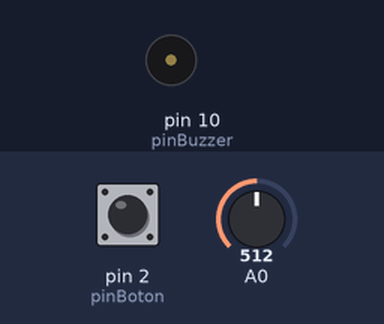
A sketch run on a simulated Arduino Uno, built with avr-gcc and run on an emulated ATmega328P. Shown: buzzer (waves = sounding). The test bench sets the inputs (shaded band); at power-on: pin 2 (pinBoton) HIGH, A0 = 512.

Above: at 1.2 s.
1.3 s: pin 2 (pinBoton) pulled LOW for 0.15 s
At 1.37 s:
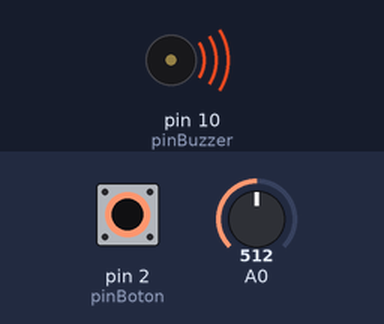
2.9 s: pin 2 (pinBoton) pulled LOW for 3.2 s
At 7.0 s:
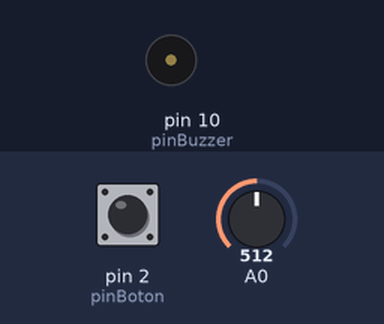
Timing chart, 0 to 8.5 s (numbered marks = the images above; inputs shaded):
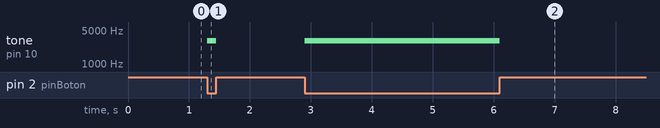

The sketch:

UD3_LightBuzzer.ino
```cpp
/**
 * Unidad 3: LightBuzzer o Buzz Lightyear
 *
 * Hacemos sonar un altavoz piezoeléctrico (buzzer)
 * con un LDR (Light Dependant Resistor) usando
 * la configuración de un divisor de tensión.
 */

const byte pinBuzzer = 10;
const byte pinBoton  = 2;

void setup() {

  pinMode(pinBuzzer, OUTPUT);
  pinMode(pinBoton, INPUT_PULLUP);

}

void loop() {

  int luz = analogRead(A0);

  // Mapeamos los valores obtenidos del sensor a frecuencias
  // que el buzzer pueda reproducir
  int frec = map(luz, 0, 1023, 1000, 5000);

  // Hacemos sonar el buzzer a la frecuencia calculada usando PWM
  // cuando esté pulsado el botón
  if (digitalRead(pinBoton) == LOW) {
    tone(pinBuzzer, frec);
  // Dejamos de emitir cuando soltamos el botón
  } else {
    noTone(pinBuzzer);
  }

}
```

Measured:
- after the input at 1.3 s, tone on pin 10 (pinBuzzer): silent → 3001 Hz at once, → silent 0.15 s later
- after the input at 2.9 s, tone on pin 10 (pinBuzzer): silent → 3001 Hz at once, → silent 3.2 s later
